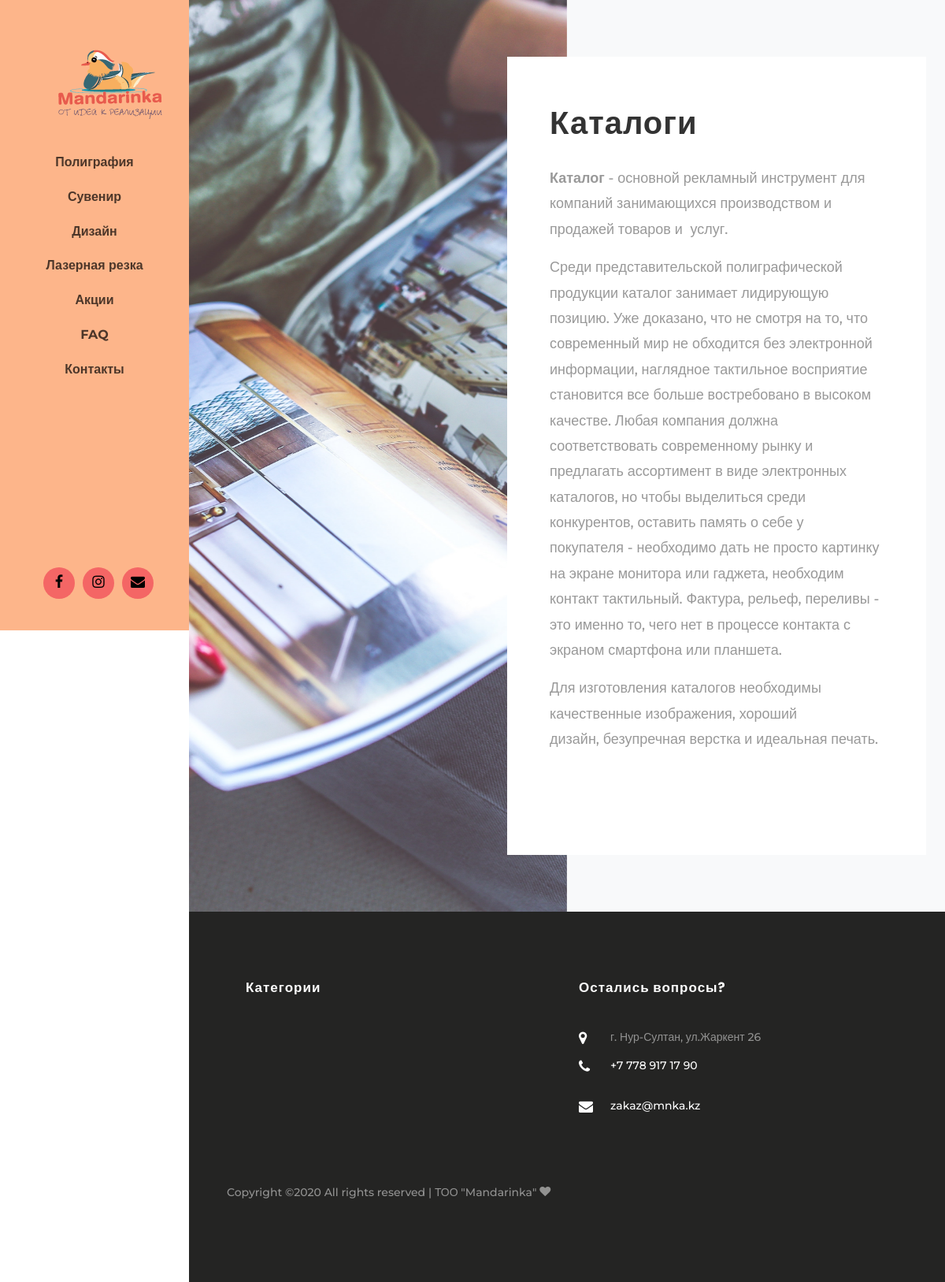
/katalogi/, run on the app's committed database.
### menu/models.py (models this page shows, shortened)
class MenuItem(MPTTModel):
    title = models.CharField(_("Название пункта меню на сайте"), max_length=255)
    slug = models.CharField(_("Url"), max_length=255)
    parent = TreeForeignKey(
        'self',
        verbose_name=_("Родительский пункт"),
        on_delete=models.CASCADE,
        null=True,
        blank=True,
        related_name='children'
    )
    menu = models.ForeignKey('Menu', verbose_name=_("Меню"), on_delete=models.CASCADE)
    sort = models.PositiveIntegerField(_('Порядок'), default=0)
    published = models.BooleanField(_("Отображать?"), default=True)
    class Meta:
        verbose_name = _("Пункт меню")
        verbose_name_plural = _("Пункты меню")
    class MPTTMeta:
        order_insertion_by = ('sort',)

### blog/models.py (models this page shows, shortened)
class Post(models.Model):
    title = models.CharField("Заголовок", max_length=250)
    mini_text = models.TextField("Короткое описание")
    text = models.TextField("Полный текст")
    create_date = models.DateTimeField("дата создания", auto_now=True)
    slug = models.SlugField("url", max_length=100, unique=True)
    edit_date = models.DateTimeField(
        "дата редактирования",
        default=timezone.now,
        blank=True,
        null=True
    )
    published_date = models.DateTimeField(
        "дата публикации",
        default=timezone.now,
        blank=True,
        null=True
    )
    image = models.ImageField("главная фотография", upload_to="post/", null=True, blank=True)
    category = models.ManyToManyField(
        Category,
        verbose_name="Категория",
    )
    published = models.BooleanField("опубликовать?", default=True)
    sort = models.PositiveIntegerField('порядок', default=0)
    class Meta:
        verbose_name = "Пост"
        verbose_name_plural = "Посты"
        ordering = ['sort', '-published_date', ]
    def name_category(self):
        return '\n, \n '.join([str(child.name) for child in self.category.all()])
    name_category.short_description = 'Привязка к категориям'

### blog/views.py (the view)
# urls.py: path('<slug:slug>/', views.PostDetailView.as_view(), name='detail_post'),
class PostDetailView(View):
    def get(self, request, **kwargs):
        post = get_object_or_404(Post, slug=kwargs.get("slug"))
        menu = MenuItem.objects.filter(published=True)
        context = {
            'post': post,
            'menu': menu,
        }
        return render(request, 'blog/detail.html', context)

### templates/blog/detail.html (shortened to what this page needs)
{% extends 'base.html' %}
{% block content %}
			<section class="ftco-section-no-padding bg-light">
				<div class="hero-wrap">
					<div class="d-flex">
                            <div class="author-image text img p-md-5 ftco-animate" style="background-image: url({{ post.image.url }});"></div>
        <div class="author-info text p-4 mt-5 mb-5 ftco-animate">
							<div class="desc">
								<h1 class="mb-4">{{ post.title }}</h1>
								<p class="mb-4">{{ post.text|safe }}</p>
								<ul class="ftco-social mt-3">
		            </ul>
	            </div>
						</div>
					</div>
				</div>
			</section>
{% endblock content %}

### templates/base.html (shortened to what this page needs)
{% load static %}
<!DOCTYPE html>
<html lang="ru">
<head>
    <link rel="stylesheet" href="{% static 'css/open-iconic-bootstrap.min.css' %}">
    <link rel="stylesheet" href="{% static 'css/animate.css' %}">
    <link rel="stylesheet" href="{% static 'css/owl.carousel.min.css' %}">
    <link rel="stylesheet" href="{% static 'css/owl.theme.default.min.css' %}">
    <link rel="stylesheet" href="{% static 'css/magnific-popup.css' %}">
    <link rel="stylesheet" href="{% static 'css/aos.css' %}">
    <link rel="stylesheet" href="{% static 'css/ionicons.min.css' %}">
    <link rel="stylesheet" href="{% static 'css/bootstrap-datepicker.css' %}">
    <link rel="stylesheet" href="{% static 'css/jquery.timepicker.css' %}">
    <link rel="stylesheet" href="{% static 'css/flaticon.css' %}">
    <link rel="stylesheet" href="{% static 'css/icomoon.css' %}">
    <link rel="stylesheet" href="{% static 'css/style.css' %}">
</head>
<body>
<div id="colorlib-page">
   {% load static %}
<aside id="colorlib-aside" role="complementary" class="js-fullheight text-center">
			<h1 id="colorlib-logo"><a href="{% url 'blog:home' %}" ><img src="{% static 'images/logo.png' %}" alt="" ></a></h1>
			<nav id="colorlib-main-menu" role="navigation">
				<ul>
                    {% for m in menu %}
					<li><a href="{{ m.slug }}">{{ m.title }}</a></li>
                    {% endfor %}
				</ul>
			</nav>
			<div class="colorlib-footer">
					<div class="d-flex justify-content-center">
					<ul class="d-flex align-items-center">
						<li class="d-flex align-items-center jusitfy-content-center"><a href="#"><i class="icon-facebook"></i></a></li>
						<li class="d-flex align-items-center jusitfy-content-center"><a href="#"><i class="icon-instagram"></i></a></li>
						<li class="d-flex align-items-center jusitfy-content-center"><a href="#"><i class="icon-envelope"></i></a></li>
					</ul>
				</div>
			</div>
		</aside>
    <div id="colorlib-main">
        {% block content %}
        {% endblock %}
        <footer class="ftco-footer ftco-bg-dark ftco-section">
            <div class="container px-md-5">
                <div class="row mb-5">
                    <div class="col-md">
                        <div class="ftco-footer-widget mb-4 ml-md-4">
                            <h2 class="ftco-heading-2">Категории</h2>
                        </div>
                    </div>
                    <div class="col-md">
                        <div class="ftco-footer-widget mb-4">
                            <h2 class="ftco-heading-2">Остались вопросы?</h2>
                            <div class="block-23 mb-3">
                                <ul>
                                    <li><span class="icon icon-map-marker"></span><span class="text">г. Нур-Султан, ул.Жаркент 26</span>
                                    </li>
                                    <li><a href="#"><span class="icon icon-phone"></span><span class="text">+7 778 917 17 90</span></a>
                                    </li>
                                    <li><a href="#"><span class="icon icon-envelope"></span><span class="text">zakaz@mnka.kz</span></a>
                                    </li>
                                </ul>
                            </div>
                        </div>
                    </div>
                </div>
                <div class="row">
                    <div class="col-md-12">
                        <p>
                            Copyright &copy;<script>document.write(new Date().getFullYear());</script>
                            All rights reserved | ТОО "Mandarinka" <i class="icon-heart"
                                                                                aria-hidden="true"></i>
                            </p>
                    </div>
                </div>
            </div>
        </footer>
    </div>
</body>
</html>

### static/css/icomoon.css (style rules this page uses)
[class^="icon-"], [class*=" icon-"] { font-family: 'icomoon' !important; speak: none; font-style: normal; font-weight: normal; font-variant: normal; text-transform: none; line-height: 1; -webkit-font-smoothing: antialiased; -moz-osx-font-smoothing: grayscale; }
.icon-heart:before { content: "\f004"; }
.icon-map-marker:before { content: "\f041"; }
.icon-phone:before { content: "\f095"; }
.icon-facebook:before { content: "\f09a"; }
.icon-envelope:before { content: "\f0e0"; }
.icon-instagram:before { content: "\f16d"; }

### data on the page
MenuItem: title "Полиграфия"
MenuItem: title "Сувенир"
MenuItem: title "Дизайн"
MenuItem: title "Лазерная резка"
MenuItem: title "Акции"
MenuItem: title "FAQ"
MenuItem: title "Контакты"
Post: image (picture), title "Каталоги", text "Каталог - основной рекламный инструмент для компаний занимающихся производством и продажей товаров и услуг. Среди представительской полиграфической продукции каталог занимает лидирующую позицию. Уже доказано, что не смотря на то, что современный мир не обходится без электронной информации, наглядное тактильное восприятие становится все больше востребовано в высоком качестве. Любая компания должна соответствовать современному рынку и предлагать ассортимент в виде электронных каталогов, но чтобы выделиться среди конкурентов, оставить память о себе у покупателя - необходимо дать не просто картинку на экране монитора или гаджета, необходим контакт тактильный. Фактура, рельеф, переливы - это…"
